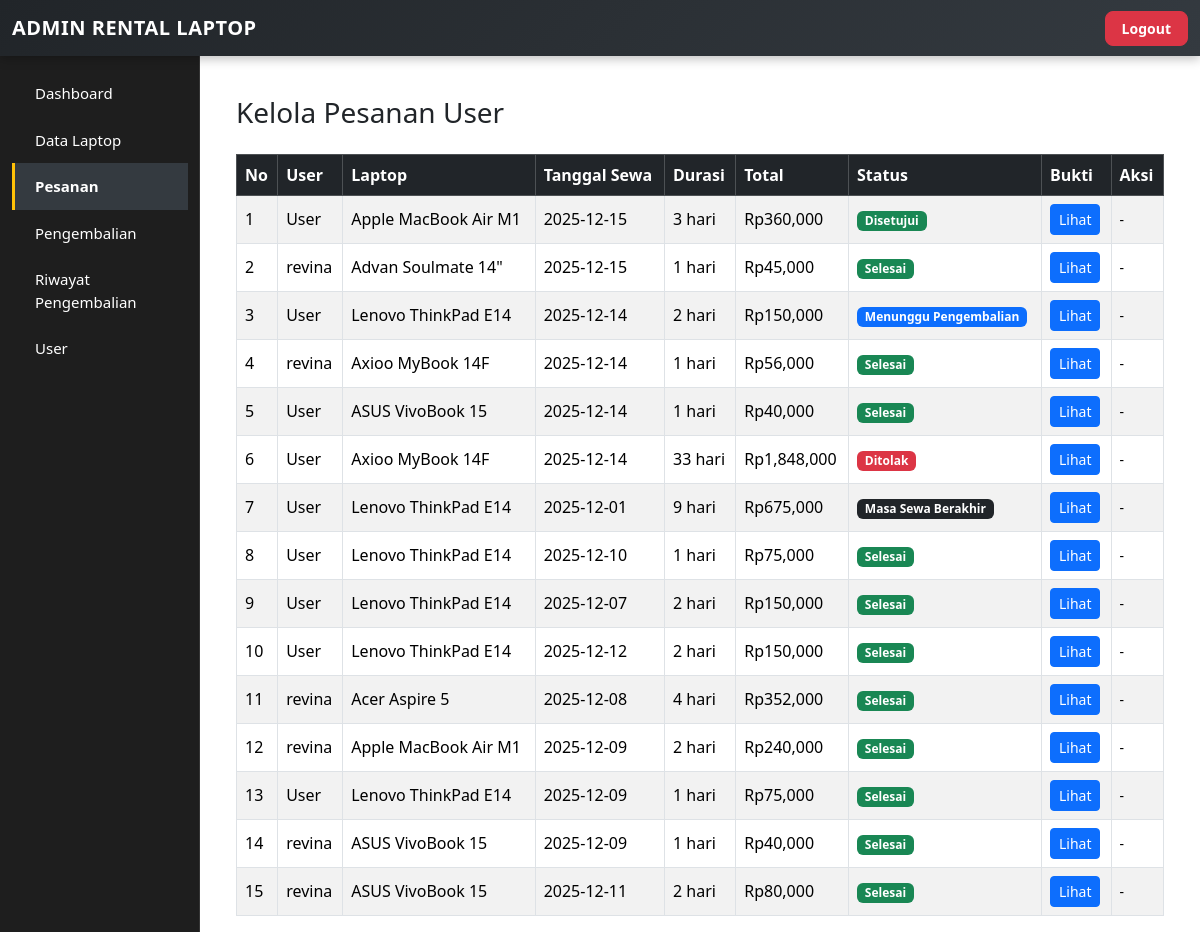
The app's page /admin/pesanan.php (signed in) with its own data.
### tables this page shows
CREATE TABLE `tb_pesanan` (
  `id_pesanan` int NOT NULL AUTO_INCREMENT,
  `id_laptop` int NOT NULL,
  `id_user` int NOT NULL,
  `tanggal_sewa` date NOT NULL,
  `durasi` int NOT NULL,
  `total_harga` int NOT NULL,
  `status` enum('Menunggu','Menunggu Pembayaran','Menunggu Konfirmasi','Disetujui','Ditolak','Masa Sewa Berakhir','Menunggu Pengembalian','Selesai','Ditolak Pembayaran') NOT NULL,
  `bukti` varchar(255) DEFAULT NULL,
  `metode_bayar` varchar(20) DEFAULT NULL,
  `rekening_tujuan` varchar(50) DEFAULT NULL,
  PRIMARY KEY (`id_pesanan`),
  KEY `id_laptop` (`id_laptop`),
  KEY `id_user` (`id_user`),
  CONSTRAINT `tb_pesanan_ibfk_1` FOREIGN KEY (`id_laptop`) REFERENCES `tb_laptop` (`id_laptop`) ON DELETE RESTRICT ON UPDATE RESTRICT,
  CONSTRAINT `tb_pesanan_ibfk_2` FOREIGN KEY (`id_user`) REFERENCES `tb_user` (`id_user`) ON DELETE RESTRICT ON UPDATE RESTRICT
);

CREATE TABLE `tb_user` (
  `id_user` int NOT NULL AUTO_INCREMENT,
  `nama` varchar(100) NOT NULL,
  `email` varchar(100) NOT NULL,
  `password` varchar(100) NOT NULL,
  `role` enum('user','admin') NOT NULL,
  PRIMARY KEY (`id_user`)
);

CREATE TABLE `tb_laptop` (
  `id_laptop` int NOT NULL AUTO_INCREMENT,
  `nama` varchar(100) NOT NULL,
  `foto` varchar(255) DEFAULT NULL,
  `spesifikasi` text NOT NULL,
  `harga_per_hari` int DEFAULT NULL,
  `stok` int NOT NULL,
  `status` enum('Tersedia','Disewa') NOT NULL,
  `harga` int NOT NULL,
  PRIMARY KEY (`id_laptop`)
);

### admin/pesanan.php (the view, shortened to what this page needs)
<?php
require "../config/database.php";
$data = $conn->query("
    SELECT
        tb_pesanan.*,
        tb_user.nama AS nama_user,
        tb_laptop.nama AS nama_laptop
    FROM tb_pesanan
    JOIN tb_user ON tb_pesanan.id_user = tb_user.id_user
    JOIN tb_laptop ON tb_pesanan.id_laptop = tb_laptop.id_laptop
    ORDER BY tb_pesanan.id_pesanan DESC
");
?>
<!DOCTYPE html>
<html lang="id">
<head>
    <link href="https://cdn.jsdelivr.net/npm/bootstrap@5.3.2/dist/css/bootstrap.min.css" rel="stylesheet">
</head>
<body>
<?php require "../assets/header.php"; ?>
<div class="container mt-5">
    <h3 class="mb-4">Kelola Pesanan User</h3>
    <div class="table-responsive">
        <table class="table table-bordered table-striped align-middle">
            <thead class="table-dark">
                <tr>
                    <th>No</th>
                    <th>User</th>
                    <th>Laptop</th>
                    <th>Tanggal Sewa</th>
                    <th>Durasi</th>
                    <th>Total</th>
                    <th>Status</th>
                    <th>Bukti</th>
                    <th>Aksi</th>
                </tr>
            </thead>
            <tbody>
            <?php $no=1; foreach ($data as $p): ?>
                <tr>
                    <td><?= $no++; ?></td>
                    <td><?= $p['nama_user']; ?></td>
                    <td><?= $p['nama_laptop']; ?></td>
                    <td><?= $p['tanggal_sewa']; ?></td>
                    <td><?= $p['durasi']; ?> hari</td>
                    <td>Rp<?= number_format($p['total_harga']); ?></td>
                    <td>
                        <?php
                            switch ($p['status']) {
                                case 'Disetujui':
                                    echo '<span class="badge bg-success">Disetujui</span>';
                                    break;
                                case 'Menunggu Pengembalian':
                                    echo '<span class="badge bg-primary">Menunggu Pengembalian</span>';
                                    break;
                                case 'Masa Sewa Berakhir':
                                    echo '<span class="badge bg-dark">Masa Sewa Berakhir</span>';
                                    break;
                                case 'Selesai':
                                    echo '<span class="badge bg-success">Selesai</span>';
                                    break;
                                case 'Ditolak':
                                    echo '<span class="badge bg-danger">Ditolak</span>';
                                    break;
                            }
                        ?>
                        </td>
                    <td>
                        <?php if ($p['bukti']): ?>
                            <a href="../assets/uploads/<?= $p['bukti']; ?>" target="_blank"
                               class="btn btn-sm btn-primary">Lihat</a>
                        <?php else: ?>
                            <small class="text-danger">Belum Upload</small>
                        <?php endif; ?>
                    </td>
                    <td>
                        <?php if ($p['status'] == 'Menunggu Konfirmasi'): ?>
                            <a href="?id=<?= $p['id_pesanan']; ?>&aksi=setuju"
                               class="btn btn-success btn-sm"
                               onclick="return confirm('Setujui pembayaran?')">
                                Setujui
                            </a>
                            <a href="?id=<?= $p['id_pesanan']; ?>&aksi=tolak"
                               class="btn btn-danger btn-sm"
                               onclick="return confirm('Tolak bukti pembayaran?')">
                                Tolak
                            </a>
                        <?php else: ?>
                            <small>-</small>
                        <?php endif; ?>
                    </td>
                </tr>
            <?php endforeach; ?>
            </tbody>
        </table>
    </div>
</div>
</body>
</html>

### records on screen
tb_pesanan: id_user.nama "User", id_laptop.nama "Apple MacBook Air M1", tanggal_sewa "2025-12-15", durasi "3", total_harga "360,000", status "Disetujui"
tb_pesanan: id_user.nama "revina", id_laptop.nama "Advan Soulmate 14\"", tanggal_sewa "2025-12-15", durasi "1", total_harga "45,000", status "Selesai"
tb_pesanan: id_user.nama "User", id_laptop.nama "Lenovo ThinkPad E14", tanggal_sewa "2025-12-14", durasi "2", total_harga "150,000", shows "Menunggu Pengembalian"
tb_pesanan: id_user.nama "revina", id_laptop.nama "Axioo MyBook 14F", tanggal_sewa "2025-12-14", durasi "1", total_harga "56,000", status "Selesai"
tb_pesanan: id_user.nama "User", id_laptop.nama "ASUS VivoBook 15", tanggal_sewa "2025-12-14", durasi "1", total_harga "40,000", status "Selesai"
tb_pesanan: id_user.nama "User", id_laptop.nama "Axioo MyBook 14F", tanggal_sewa "2025-12-14", durasi "33", total_harga "1,848,000", status "Ditolak"
tb_pesanan: id_user.nama "User", id_laptop.nama "Lenovo ThinkPad E14", tanggal_sewa "2025-12-01", durasi "9", total_harga "675,000", shows "Masa Sewa Berakhir"
tb_pesanan: id_user.nama "User", id_laptop.nama "Lenovo ThinkPad E14", tanggal_sewa "2025-12-10", durasi "1", total_harga "75,000", status "Selesai"
tb_pesanan: id_user.nama "User", id_laptop.nama "Lenovo ThinkPad E14", tanggal_sewa "2025-12-07", durasi "2", total_harga "150,000", status "Selesai"
tb_pesanan: id_user.nama "User", id_laptop.nama "Lenovo ThinkPad E14", tanggal_sewa "2025-12-12", durasi "2", total_harga "150,000", status "Selesai"
tb_pesanan: id_user.nama "revina", id_laptop.nama "Acer Aspire 5", tanggal_sewa "2025-12-08", durasi "4", total_harga "352,000", status "Selesai"
tb_pesanan: id_user.nama "revina", id_laptop.nama "Apple MacBook Air M1", tanggal_sewa "2025-12-09", durasi "2", total_harga "240,000", status "Selesai"
tb_pesanan: id_user.nama "User", id_laptop.nama "Lenovo ThinkPad E14", tanggal_sewa "2025-12-09", durasi "1", total_harga "75,000", status "Selesai"
tb_pesanan: id_user.nama "revina", id_laptop.nama "ASUS VivoBook 15", tanggal_sewa "2025-12-09", durasi "1", total_harga "40,000", status "Selesai"
tb_pesanan: id_user.nama "revina", id_laptop.nama "ASUS VivoBook 15", tanggal_sewa "2025-12-11", durasi "2", total_harga "80,000", status "Selesai"
